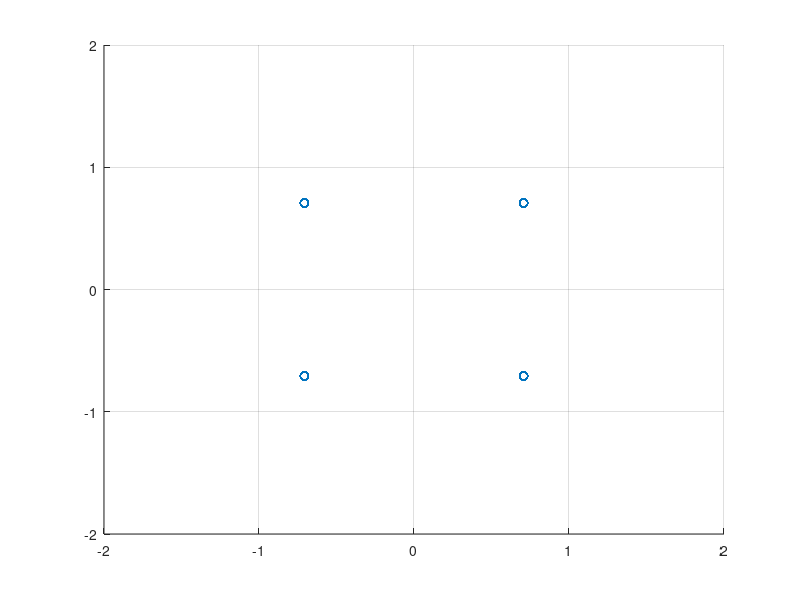
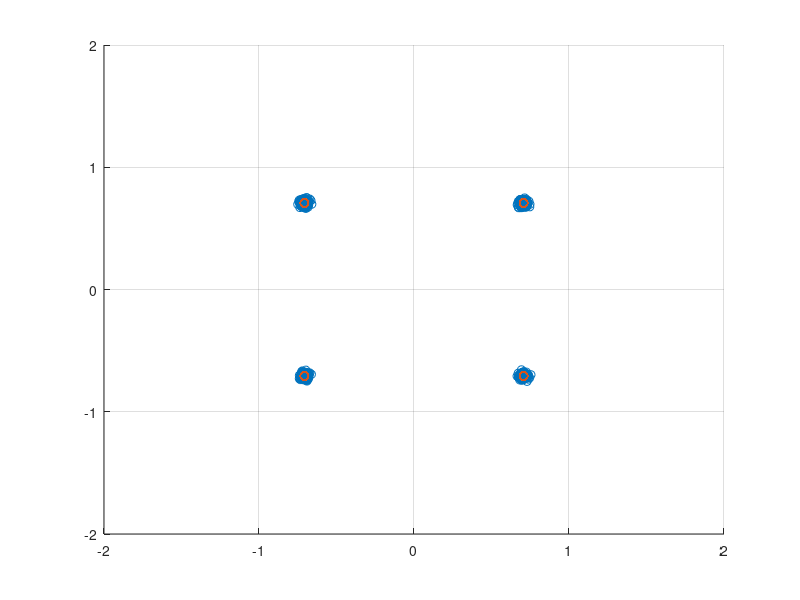

The MATLAB script that drew these images, in order:
clear;

% Parameter Setting

Tsym = 1; % symbol duration
Nsym = 1000; % number of symbol
Fs = 100; % sampling size
Fc = 10; % carrier frequency
Fe = 0; % 나중을 위해서  일단 남겨둔다.

N0 = 0.0002;

% Simulation
t = [Tsym/Fs : Tsym/Fs : Tsym*Nsym];
Tmax = length(t);

% Symbol 생성
M=4;
symTable = zeros(1,4);
for i = 1:M
    i_m = 2*pi*(i-1)/M + pi/4;
    symTable(i) = cos(i_m) + j*sin(i_m);
end

% Basis Signal 생성
phi1 = cos(2*pi*Fc*t(1:Tsym*Fs));
Es = norm(phi1);
phi1 = phi1/Es;

phi2 = -sin(2*pi*Fc*t(1:Tsym*Fs));
Es = norm(phi2);
phi2 = phi2/Es;

%% TX

% 랜덤신호만들기
m = randi(M,1,Nsym); %1~M 중 Nsym 갯수 만큼 랜덤

% 심볼신호 만들기
theta_m = 2*pi*(m-1)/M + pi/4;% m이 벡터이기 때문에 theta_m도 벡터로 표현(값이 여러개)
bbSym = cos(theta_m) + j*sin(theta_m);

% Up-conversion (DAC 포함)
RFsignal = zeros(1,Tmax);
for iterT = 1:Tmax
    iterSym = floor((iterT-1)/Fs)+1;
    RFsignal(iterT) = real(bbSym(iterSym))*cos(2*pi*Fc*t(iterT))/Es - imag(bbSym(iterSym))*sin(2*pi*Fc*t(iterT))/Es;
end

% 참고1 - signal 보여주기
% figure(1)
% plot(t,RFsignal);
% xlim([0 2]);

% 참고2 - 심볼신호 보여주기
s = zeros(2,Nsym);
for i = 1:Nsym
    intStart = 1+(i-1)*Tsym*Fs;
    intEnd = i*Tsym*Fs;
    s(1,i) = sum(RFsignal(intStart:intEnd).*phi1);
    s(2,i) = sum(RFsignal(intStart:intEnd).*phi2);
end
figure(2)
scatter(s(1,:),s(2,:),'r*');
grid on;
axis([-2 2 -2 2]);


%% RX
% Coherent Detection
Ich = RFsignal .* cos(2*pi*(Fc+Fe)*t)/Es;
Qch = RFsignal .* sin(2*pi*(Fc+Fe)*t)/Es;

% Baseband Signal Representation
for i = 1:Nsym
    n_start = (i-1)*Tsym*Fs;
    bbSym_rx(i) = sum(Ich(n_start+1:n_start+Tsym*Fs) - j*Qch(n_start+1:n_start+Tsym*Fs));
end
sigPower = mean(abs(bbSym_rx).^2);

% Noise Insertion
noise = sqrt(N0)*randn(1,length(bbSym_rx)) + j*sqrt(N0)*randn(1,length(bbSym_rx));
bbSymN_rx = bbSym_rx+noise;
noisePower = mean(abs(noise).^2);
SNR = 10*log10(sigPower/noisePower)

% Signal Space Representation
figure(3)
scatter(real(bbSymN_rx), imag(bbSymN_rx));
grid on;
axis([-2 2 -2 2]);
hold on;
scatter(s(1,:),s(2,:),'r*');

% Optimal Receiver
hd_bbSym = zeros(1,Nsym);
for i= 1:Nsym
    corr_result = bbSymN_rx(i)*conj(symTable);
    [dammyVal hd_index] = max(real(corr_result));
    hd_bbSym(i) = symTable(hd_index);
end

SER = sum( abs(hd_bbSym - bbSym) > 0.01) /Nsym